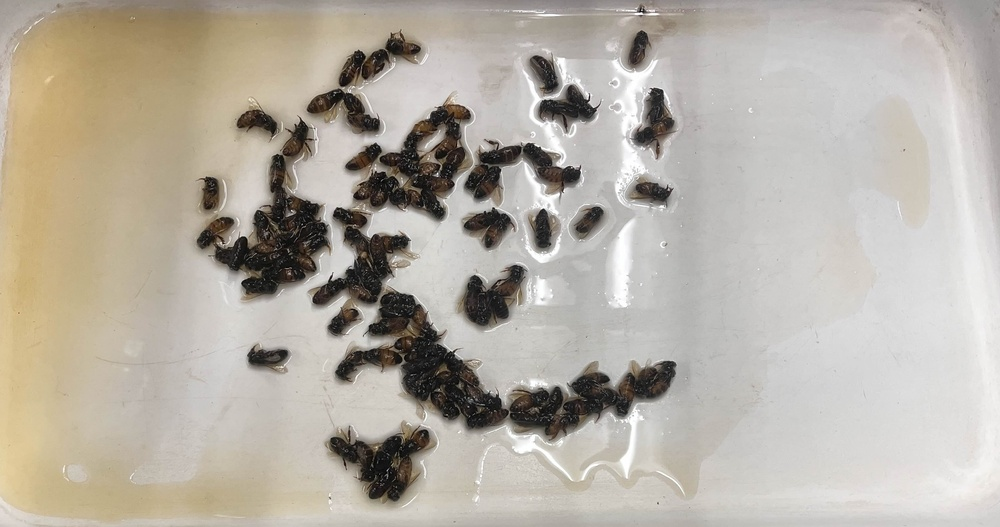
#> input picture image_data/bee-image-1.jpg, 1000 x 527 px, shrunk from 3366 x 1774 before the run, found by its file name
$ python logic.py
#> lines starting #> are read from the running program, lines starting #| are printed output that depends on the picture
'''
logic.py
    Standalone functions for image slicing mostly.
'''

import random
import cv2 as cv
import numpy as np
from .slices import *
from .images import *

random.seed()
nprng = np.random.default_rng()

random_slice_params = {
    'slice_size_min': 256,
    'border_padding': 16,
    'num_slice_min': 5,
    'num_slice_max': 10
}

'''
class: FileModRecord
    Record of a file modification for undo/redo tracking.
'''
class FileModRecord():
    def __init__(self):
        self.creations = []
        # as of now only track creations

    '''
    fn: created
    '''
    def created(self, path):
        self.creations.append(path)

    '''
    fn: undo
    '''
    def undo(self):
        for path in self.creations:
            if os.path.exists(path):
                print(f"<FileModRecord.undo> aborting: removing created file at path: {path}")
                os.remove(path)
        self.creations = []

    '''
    fn: clear
    '''
    def clear(self):
        self.creations = []


'''
fn: gen_image_slices_random
    Randomly selects bounding boxes as slices from the input image.
inputs:
    image_path: path to image file
    image_id: id of the source image
outputs: List of SliceData objects for each slice.
'''
def gen_image_slices_random(image_path, image_id):
    # load image
#> called with image_path = 'some_samples/bee-image-1.jpg', image_id = 'test-image-1'
    image = cv.imread(image_path)
#> image is the input picture: shape (527, 1000, 3); mean B, G, R 164.3, 174.9, 181.2
    shape = image.shape
#> shape = (527, 1000, 3)
    if image is None:
        raise ValueError(f"Failed to load image from path: {image_path}")

    n = random.randint(random_slice_params['num_slice_min'], random_slice_params['num_slice_max'])
    b = random_slice_params['border_padding']
    ss_min = random_slice_params['slice_size_min']
    ss_max = max(min(shape[0], shape[1]) // n * 3, ss_min)
#> ss_max = 256


    min_sep = min(ss_min, min(shape[0], shape[1]) // n) # allow for n slices to fit in image, even if they have some overlap.
#> min_sep = 58
    # bbx = np.ones(n, dtype=int) * -min_sep
    # bby = np.ones(n, dtype=int) * -min_sep
    bbw = (nprng.random(n) * (ss_max - ss_min) + ss_min).astype(int)
    bbh = (nprng.random(n) * (ss_max - ss_min) + ss_min).astype(int)
    bbx = (nprng.random(n) * (shape[1] - 2*b - bbw) + b).astype(int)
    bby = (nprng.random(n) * (shape[0] - 2*b - bbh) + b).astype(int)


    mk_slice_data = lambda i: SliceData(
        mode = 'random',
        source_image_id = image_id,
        bbox = (bbx[i], bby[i], bbw[i], bbh[i]),
        bitmap = image[bby[i]:(bby[i]+bbh[i]), bbx[i]:(bbx[i]+bbw[i])] # this is a VIEW not a copy
    )
    slices = list(map(mk_slice_data, range(n)))
    return image, slices, bbx, bby, bbw, bbh


'''
    fn: slice_image
        Slices an image using selected mode and pushes slices into index and updates image slice record in index.
'''
def slice_image(file_mod_record, image_index, slice_index, image_id, mode):
    path = image_index.get_image_path(image_id)

    if mode == "clump":
        raise NotImplementedError("Clump mode not implemented yet.")
    elif mode == "random":
        image, slices, *_ = gen_image_slices_random(path, image_id)
    else:
        raise ValueError(f"Unknown slice mode: {mode}")

    # push slices to index
    slice_index.push_slices(slices, file_mod_record)

    # can assume that no failures happened at this point
    if mode == "clump":
        image_index.replace_info(image_id, sliced_clump=True, sliced_clump_num=len(slices))
    elif mode == "random":
        image_index.replace_info(image_id, sliced_random=True, sliced_random_num=len(slices))


# testing
if __name__ == "__main__":
    path = "some_samples/bee-image-1.jpg"
    image, slices, *_ = gen_image_slices_random(path, "test-image-1")
#> slices = 9 items

    cv.imshow("source", image)
    cv.waitKey(0)

    for i, s in enumerate(slices):
        cv.imshow(f"slice-{i}", s.bitmap)
        cv.waitKey(0)
        print(s.bbox)
#> this loop made 9 passes
#| (631, 160, 256, 256)
#| (164, 157, 256, 256)
#| (387, 84, 256, 256)
#| (358, 245, 256, 256)
#| (569, 104, 256, 256)
#| (456, 147, 256, 256)
#| (684, 238, 256, 256)
#| (262, 196, 256, 256)
#> (further printed lines are left out)
#> pass 1, `cv.imshow(f"slice-{i}", s.bitmap)`:
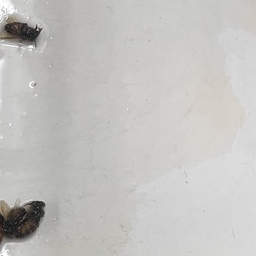
#> window 'slice-0': shape (256, 256, 3); mean B, G, R 192.4, 194.4, 195.3
#> pass 2, `cv.imshow(f"slice-{i}", s.bitmap)`:
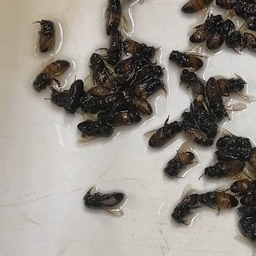
#> window 'slice-1': shape (256, 256, 3); mean B, G, R 135.2, 142.6, 148.4
    cv.destroyAllWindows()

$ run again, with image_data/bee-image-2.jpg copied over image_data/bee-image-1.jpg
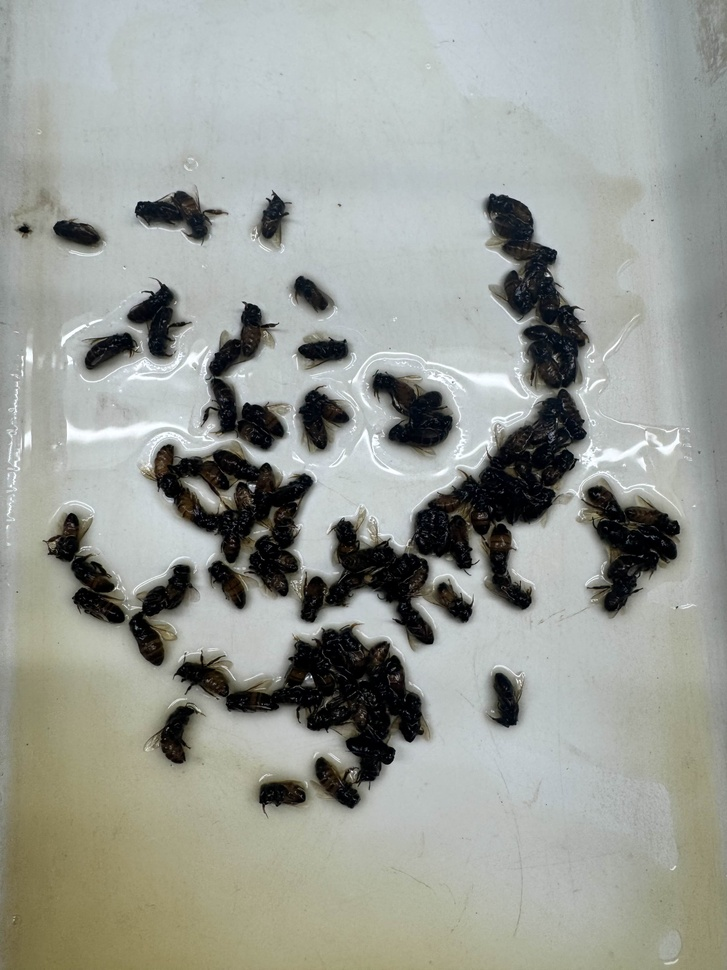
#> input picture image_data/bee-image-2.jpg, 727 x 970 px, shrunk from 3024 x 4032 before the run, found by its file name
#> in gen_image_slices_random, image is the input picture: shape (970, 727, 3); mean B, G, R 149.9, 156.7, 153.2
#> slices = 8 items
#> the loop `for i, s in enumerate(slices):` made 8 passes
#| (413, 474, 257, 266)
#| (295, 279, 268, 259)
#| (363, 417, 260, 265)
#| (94, 501, 269, 263)
#| (241, 644, 256, 260)
#> (further printed lines are left out)
#> pass 1, `cv.imshow(f"slice-{i}", s.bitmap)`:
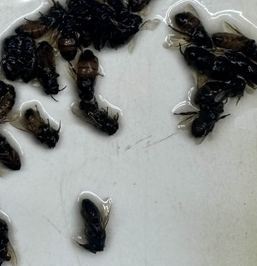
#> window 'slice-0': shape (266, 257, 3); mean B, G, R 133.1, 135.9, 133
#> pass 2, `cv.imshow(f"slice-{i}", s.bitmap)`:
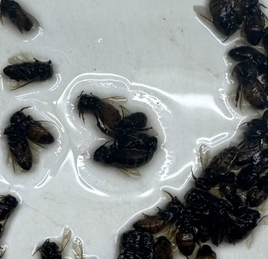
#> window 'slice-1': shape (259, 268, 3); mean B, G, R 134.9, 134.9, 130.2
